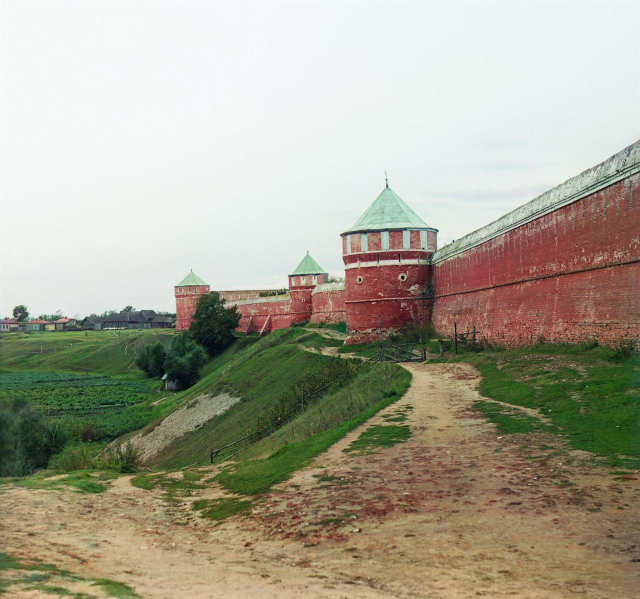
#> input picture lab5/monastery_wall.jpg, 1280 x 1197 px (shown at 1/2 size)
$ jupyter execute lab5.ipynb
#> lines starting #> are read from the running program, lines starting #| are printed output that depends on the picture; after the words box and inside, x2 and y2 are one past the last pixel; in counts of white or black regions, pixels touching at a corner belong together
[cell 1]
import cv2

Импорт и просмотр изображения (в отдельном окне)

[cell 2]
def disp(img, name = 'Image'):
    cv2.imshow(name, img)
    cv2.waitKey()  # 0 передавать в аргументы не обязательно
    cv2.destroyAllWindows()

[cell 3]
img = cv2.imread('monastery_wall.jpg')
#> img is the input picture: shape (1197, 1280, 3); mean B, G, R 146.5, 164.3, 168

[cell 4]
disp(img, 'Source')

Кадрирование

[cell 5]
cropped = img[300:700, 300:]
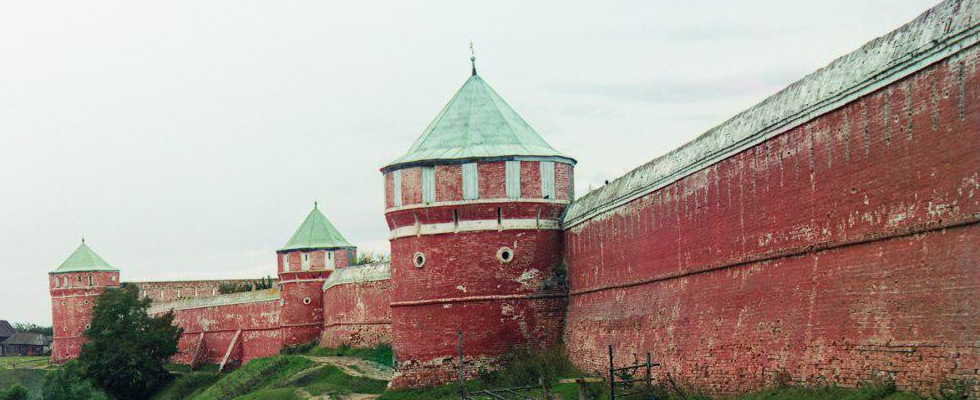
#> cropped: shape (400, 980, 3); mean B, G, R 147.7, 156, 170.7
disp(cropped, 'Cropped')

Изменение размера

[cell 6]
scale = .5
w = int(img.shape[1] * scale)
#> w = 640
h = int(img.shape[0] * scale)
#> h = 598
resized = cv2.resize(img, (w, h), interpolation = cv2.INTER_AREA)
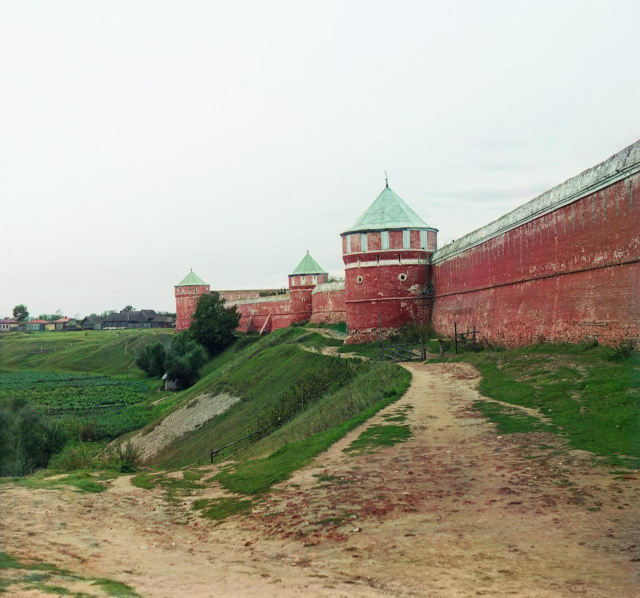
#> resized: shape (598, 640, 3); mean B, G, R 146.5, 164.3, 168
disp(resized, 'Resized')

Поворот

[cell 7]
h, w, _ = img.shape
#> h = 1197; w = 1280
center = (w // 2, h // 2)
#> center = (640, 598)
M = cv2.getRotationMatrix2D(center, 180, 1.)
rotated = cv2.warpAffine(img, M, (w, h))
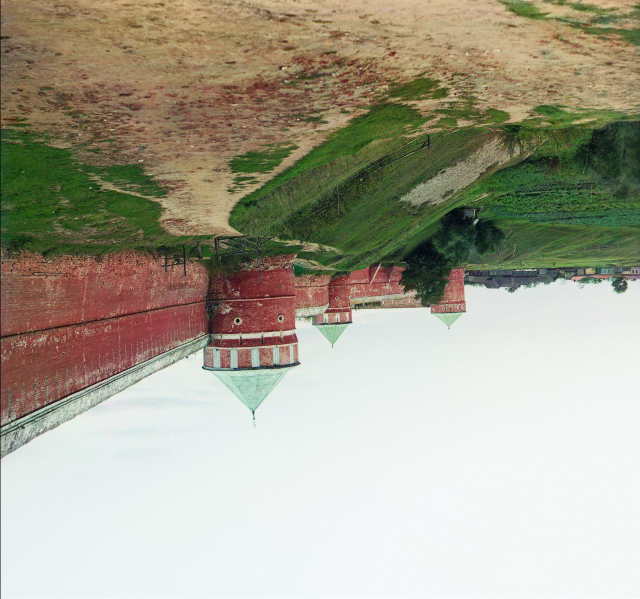
#> rotated: shape (1197, 1280, 3) (shown at 1/2 size); mean B, G, R 146.4, 164.2, 167.9
disp(rotated, 'Rotated')

Перевод в градации серого и в чёрно-белое изображение по порогу

[cell 8]
greyed = cv2.cvtColor(img, cv2.COLOR_BGR2GRAY)
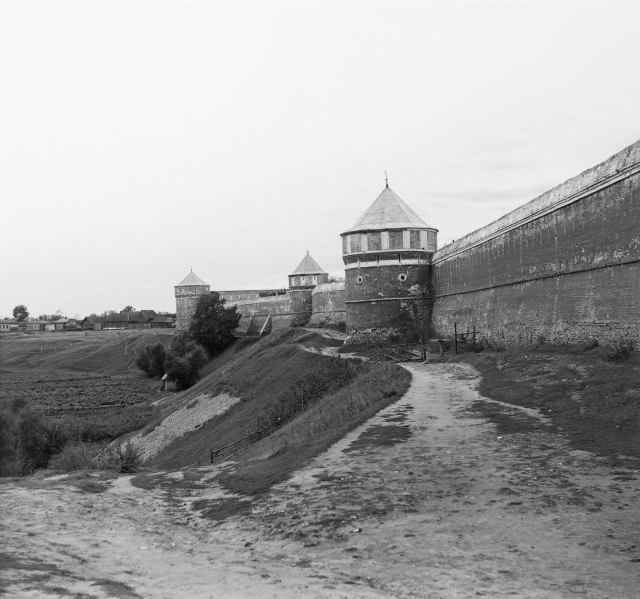
#> greyed: shape (1197, 1280) (shown at 1/2 size); min 1, max 254, mean 163.4
_, blacked = cv2.threshold(greyed, 127, 255, cv2.THRESH_BINARY)
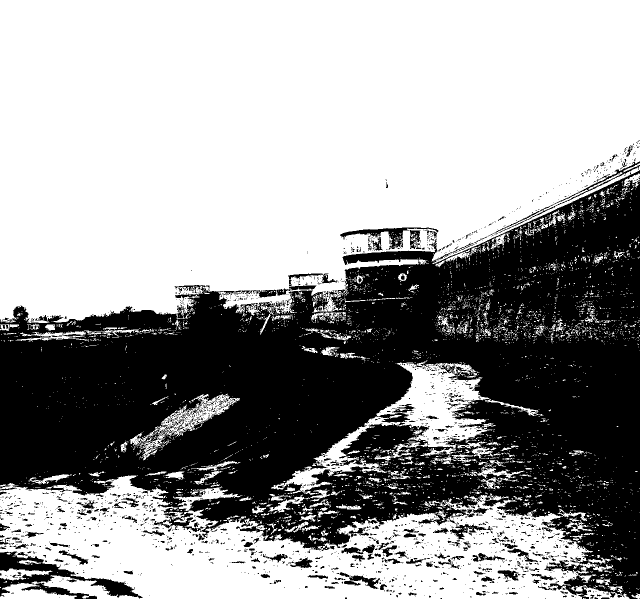
#> blacked: shape (1197, 1280) (shown at 1/2 size); 60.8% white; 2225 black regions (1980 under 20 px), largest, box (x1, y1, x2, y2) and area: (0, 340, 1280, 1197) 559744, (0, 1103, 285, 1197) 6793, (680, 455, 877, 498) 1932
disp(greyed, 'Greyed')
disp(blacked, 'Blacked')

Размытие/сглаживание

[cell 9]
blurred = cv2.GaussianBlur(img, (21, 21), 1)
disp(blurred, 'Blurred')
